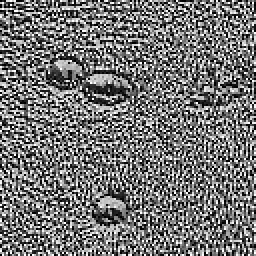
#> input picture DatasetswithLBP/OriginalDatasetswithLBP/Original ChikenFoxwithLBP/lbp_ChikenFox_13.jpg, 128 x 128 px, found by its file name (shown 2 times larger); its folder holds only this picture in this run
$ python LBP_20241020132205.py
#> lines starting #> are read from the running program, lines starting #| are printed output that depends on the picture
#> in process_image_dataset, image is the input picture: shape (128, 128, 3); min 0, max 255, mean 116.4
import os
import numpy as np
import matplotlib.pyplot as plt
from skimage import io, color, filters
from skimage.exposure import rescale_intensity, equalize_hist

def local_binary_pattern(image, P=8, R=1, smooth=False, sigma=0.5):
    """
    Calculate the Local Binary Pattern (LBP) of an image with optional smoothing.

    Parameters:
    - image (ndarray): Input image, either RGB or grayscale.
    - P (int): Number of circularly symmetric neighbor set points (default 8).
    - R (float): Radius of circle (default 1).
    - smooth (bool): Whether to apply Gaussian smoothing before LBP computation (default False).
    - sigma (float): Standard deviation for Gaussian kernel if smoothing (default 0.5).

    Returns:
    - lbp_image (ndarray): The computed LBP image.
    """
#> called with P = 8, R = 1, smooth = False, sigma = 0.5

    # Convert the image to grayscale if it's RGB
    if image.ndim == 3 and image.shape[2] == 3:
        gray_image = color.rgb2gray(image)
    elif image.ndim == 2:
        gray_image = image
    else:
        raise ValueError("Input image should be either RGB or grayscale.")

    gray_image = (gray_image * 255).astype(np.uint8)

    # Apply optional Gaussian smoothing
    if smooth:
        gray_image = filters.gaussian(gray_image, sigma=sigma, mode='reflect') * 255
        gray_image = gray_image.astype(np.uint8)

    lbp_image = np.zeros_like(gray_image, dtype=np.uint8)
    padded_image = np.pad(gray_image, ((R, R), (R, R)), mode='reflect')
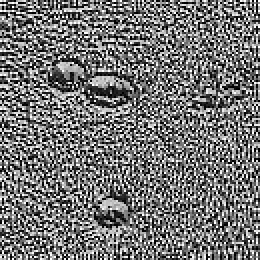
#> padded_image: shape (130, 130) (shown 2 times larger); min 0, max 255, mean 116.4

    for i in range(R, padded_image.shape[0] - R):
        for j in range(R, padded_image.shape[1] - R):
            center_value = padded_image[i, j]
            lbp_value = 0
            for k in range(P):
                theta = 2 * np.pi * k / P
                dx = round(R * np.cos(theta))
                dy = round(R * np.sin(theta))
                neighbor_value = padded_image[i + dy, j + dx]
                lbp_value |= (neighbor_value > center_value) << k
            lbp_image[i-R, j-R] = lbp_value
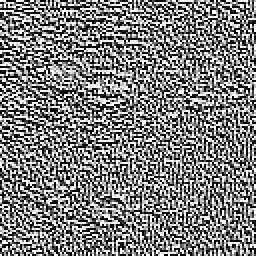
#> lbp_image: shape (128, 128) (shown 2 times larger); min 0, max 255, mean 126.4

    return lbp_image

def process_image_dataset(input_dir, output_dir, P=8, R=1, smooth=False, sigma=0.5):
    """Process a directory of images and save LBP results to another directory."""
    if not os.path.exists(output_dir):
        os.makedirs(output_dir)

    for filename in os.listdir(input_dir):
        if filename.lower().endswith(('.png', '.jpg', '.jpeg', '.bmp')):
            image_path = os.path.join(input_dir, filename)
            image = io.imread(image_path)
            lbp_result = local_binary_pattern(image, P, R, smooth, sigma)

            # Normalize the LBP image to improve visibility
            lbp_result_normalized = rescale_intensity(lbp_result, in_range='image', out_range=(0, 255)).astype(np.uint8)

            # Apply histogram equalization for better contrast
            lbp_result_enhanced = equalize_hist(lbp_result_normalized) * 255
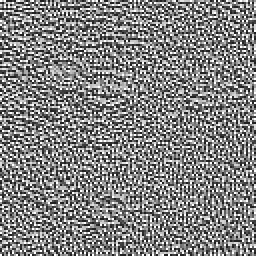
#> lbp_result_enhanced: shape (128, 128) float64 (shown 2 times larger); min 31.02, max 255, mean 131.6
            lbp_result_enhanced = lbp_result_enhanced.astype(np.uint8)

            # Save the normalized and enhanced LBP image at a higher resolution if needed
            lbp_image_path = os.path.join(output_dir, f'lbp_{filename}')
            plt.imsave(lbp_image_path, lbp_result_enhanced, cmap='gray', dpi=300)
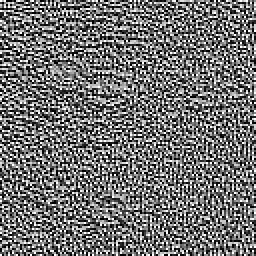
#> saved as lbp_lbp_ChikenFox_13.jpg: shape (128, 128, 3) (shown 2 times larger); min 0, max 255, mean 114.1
            print(f'Saved enhanced LBP image to: {lbp_image_path}')

# Example usage
input_directory = r"C:\xampp\htdocs\ThesisPrototype\DatasetswithLBP\OriginalDatasetswithLBP\Original ChikenFoxwithLBP"  # Replace with your input directory
output_directory = r"C:\xampp\htdocs\ThesisPrototype\DatasetswithLBP\OriginalDatasetswithLBP\OriginalAcnewithLBP"  # Replace with your output directory
process_image_dataset(input_directory, output_directory, smooth=False)  # Disable smoothing for clarity
